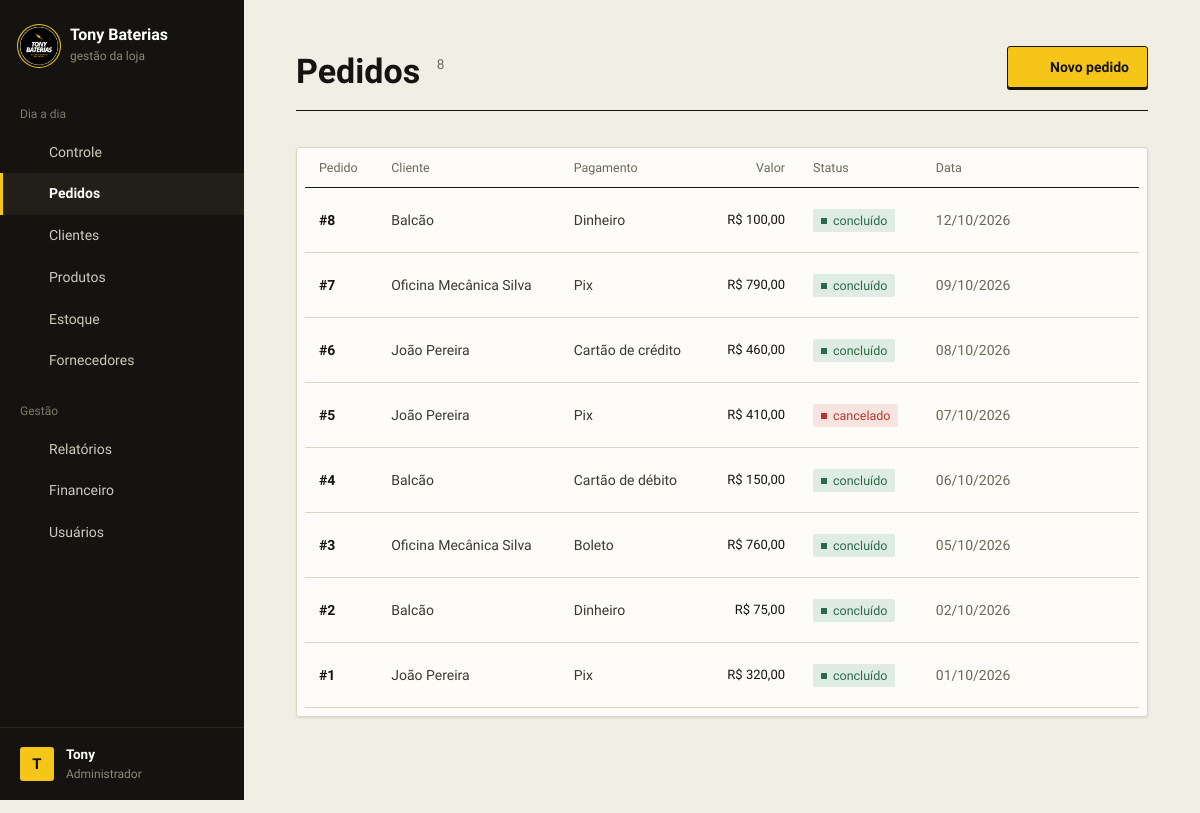
Page /public/pedidos.php (signed in) on the committed database.
### tables this page shows
CREATE TABLE IF NOT EXISTS `pedidos` (
  `id` int UNSIGNED NOT NULL AUTO_INCREMENT,
  `cliente_id` int UNSIGNED DEFAULT NULL,
  `usuario_id` int UNSIGNED NOT NULL,
  `status` enum('pendente','concluido','cancelado') NOT NULL DEFAULT 'pendente',
  `forma_pagamento` enum('dinheiro','pix','cartao_credito','cartao_debito','boleto') DEFAULT NULL,
  `valor_total` decimal(10,2) NOT NULL DEFAULT '0.00',
  `observacao` varchar(255) DEFAULT NULL,
  `criado_em` datetime NOT NULL DEFAULT CURRENT_TIMESTAMP,
  `atualizado_em` datetime NOT NULL DEFAULT CURRENT_TIMESTAMP ON UPDATE CURRENT_TIMESTAMP,
  PRIMARY KEY (`id`),
  KEY `fk_pedidos_usuario` (`usuario_id`),
  KEY `idx_pedidos_cliente` (`cliente_id`),
  KEY `idx_pedidos_status_data` (`status`,`criado_em`)
);

CREATE TABLE IF NOT EXISTS `clientes` (
  `id` int UNSIGNED NOT NULL AUTO_INCREMENT,
  `nome` varchar(150) NOT NULL,
  `cpf` varchar(14) DEFAULT NULL,
  `cnpj` varchar(18) DEFAULT NULL,
  `telefone` varchar(20) DEFAULT NULL,
  `email` varchar(150) DEFAULT NULL,
  `endereco` varchar(255) DEFAULT NULL,
  `ativo` tinyint(1) NOT NULL DEFAULT '1',
  `criado_em` datetime NOT NULL DEFAULT CURRENT_TIMESTAMP,
  `atualizado_em` datetime NOT NULL DEFAULT CURRENT_TIMESTAMP ON UPDATE CURRENT_TIMESTAMP,
  PRIMARY KEY (`id`),
  UNIQUE KEY `cpf` (`cpf`),
  UNIQUE KEY `cnpj` (`cnpj`),
  KEY `idx_clientes_nome` (`nome`)
);

### config/config.php (called while the page is built, shortened)
<?php
spl_autoload_register(function (string $classe) {
    foreach (['models', 'controllers'] as $pasta) {
        $arquivo = BASE_PATH . "/app/$pasta/$classe.php";
        if (file_exists($arquivo)) {
            return;
        }
    }
});
require_once __DIR__ . '/BancoDados.php';
require_once BASE_PATH . '/app/helpers/validacoes.php';
require_once BASE_PATH . '/app/helpers/icones.php';

### config/BancoDados.php (called while the page is built)
<?php
class BancoDados
{
    private static ?PDO $conexao = null;
    public static function getConnection(): PDO
    {
        if (self::$conexao === null) {
            $dsn = 'mysql:host=' . DB_HOST . ';port=' . DB_PORT . ';dbname=' . DB_NAME . ';charset=utf8mb4';
            try {
                self::$conexao = new PDO($dsn, DB_USER, DB_PASS, [
                    PDO::ATTR_ERRMODE            => PDO::ERRMODE_EXCEPTION,
                    PDO::ATTR_DEFAULT_FETCH_MODE => PDO::FETCH_ASSOC,
                    PDO::ATTR_EMULATE_PREPARES   => false,
                    PDO::MYSQL_ATTR_INIT_COMMAND => "SET time_zone = '" . (new DateTime('now'))->format('P') . "'",
                ]);
            } catch (PDOException $e) {
                die(APP_ENV === 'development'
                    ? 'Erro ao conectar ao banco de dados: ' . $e->getMessage()
                    : 'Não foi possível conectar ao banco de dados. Tente novamente mais tarde.');
            }
        }
        return self::$conexao;
    }
}

### app/controllers/PedidoController.php (called while the page is built, shortened)
<?php
class PedidoController
{
    private Pedido $pedidoModel;
    public function __construct()
    {
        $this->pedidoModel = new Pedido();
    }
    public function listar(): array
    {
        return $this->pedidoModel->listarTodos();
    }
}

### app/models/Pedido.php (called while the page is built, shortened)
<?php
class Pedido
{
    private PDO $db;
    public function __construct()
    {
        $this->db = BancoDados::getConnection();
    }
    public function listarTodos(): array
    {
        return $this->db->query(
            'SELECT p.*, c.nome AS cliente_nome
             FROM pedidos p
             LEFT JOIN clientes c ON c.id = p.cliente_id
             ORDER BY p.criado_em DESC'
        )->fetchAll();
    }
}

### app/views/pedidos/listar.php (the view, shortened to what this page needs)
<div class="pagina-topo">
    <div>
        <h1>Pedidos <span class="pagina-topo__contagem"><?= count($pedidos) ?></span></h1>
    </div>
    <div class="pagina-topo__acoes">
        <a href="pedidos.php?acao=form" class="btn btn-primario"><?= icone('mais', 16) ?> Novo pedido</a>
    </div>
</div>
<?php if (empty($pedidos)): ?>
    <div class="estado-vazio">Nenhum pedido registrado. O estoque só baixa quando o pedido é concluído.</div>
<?php else: ?>
    <section class="painel">
        <div class="tabela-wrap">
            <table class="tabela">
                <thead>
                    <tr>
                        <th>Pedido</th>
                        <th>Cliente</th>
                        <th>Pagamento</th>
                        <th class="num">Valor</th>
                        <th>Status</th>
                        <th>Data</th>
                        <th></th>
                    </tr>
                </thead>
                <tbody>
                    <?php foreach ($pedidos as $pedido): ?>
                        <tr>
                            <td class="cel-principal">#<?= (int) $pedido['id'] ?></td>
                            <td><?= htmlspecialchars($pedido['cliente_nome'] ?? 'Balcão') ?></td>
                            <td><?= htmlspecialchars(FORMAS_PAGAMENTO[$pedido['forma_pagamento'] ?? ''] ?? '—') ?></td>
                            <td class="num">R$ <?= moeda($pedido['valor_total']) ?></td>
                            <td><?= badgeStatus($pedido['status']) ?></td>
                            <td class="suave"><?= date('d/m/Y', strtotime($pedido['criado_em'])) ?></td>
                            <td class="cel-acoes">
                                <div class="acoes">
                                    <a href="pedidos.php?acao=recibo&id=<?= $pedido['id'] ?>" class="acao" title="Ver recibo">
                                        <?= icone('relatorios', 16) ?><span>Recibo</span>
                                    </a>
                                    <?php if ($pedido['status'] === 'pendente'): ?>
                                        <a href="pedidos.php?acao=form&id=<?= $pedido['id'] ?>" class="acao" title="Editar">
                                            <?= icone('editar', 16) ?><span>Editar</span>
                                        </a>
                                        <?= botaoAcao('pedidos.php?acao=status', ['id' => $pedido['id'], 'status' => 'concluido'], 'sucesso', 'Concluir', 'acao--ok', 'Concluir esta venda? O estoque dos itens será baixado.') ?>
                                        <?= botaoAcao('pedidos.php?acao=status', ['id' => $pedido['id'], 'status' => 'cancelado'], 'cancelar', 'Cancelar', 'acao--perigo', 'Cancelar este pedido?') ?>
                                    <?php elseif ($pedido['status'] === 'concluido'): ?>
                                        <?= botaoAcao('pedidos.php?acao=status', ['id' => $pedido['id'], 'status' => 'cancelado'], 'cancelar', 'Cancelar', 'acao--perigo', 'Cancelar esta venda? O estoque baixado será devolvido.') ?>
                                    <?php endif; ?>
                                </div>
                            </td>
                        </tr>
                    <?php endforeach; ?>
                </tbody>
            </table>
        </div>
    </section>
<?php endif; ?>

### app/helpers/icones.php (shortened to what this page needs)
<?php
function icone(string $nome, int $tamanho = 18): string
{
    return sprintf(
        '<svg width="%1$d" height="%1$d" viewBox="0 0 24 24" fill="none" stroke="currentColor" stroke-width="1.8" stroke-linecap="round" stroke-linejoin="round" aria-hidden="true">%2$s</svg>',
        $tamanho,
        trim($tracos[$nome])
    );
}
function moeda($valor): string
{
    return number_format((float) $valor, 2, ',', '.');
}
function badgeStatus(string $status): string
{
    $badges = [
        'pendente'  => ['badge-andamento', 'pendente'],
        'concluido' => ['badge-ok', 'concluído'],
        'cancelado' => ['badge-alerta', 'cancelado'],
    ];
    return '<span class="badge ' . $badges[$status][0] . '">' . $badges[$status][1] . '</span>';
}
function botaoAcao(string $destino, array $campos, string $nomeIcone, string $rotulo, string $classe = '', string $confirmacao = ''): string
{
    $html = '<form method="POST" action="' . htmlspecialchars($destino) . '" class="form-linha">' . campoCsrf();
    foreach ($campos as $nome => $valor) {
        $html .= '<input type="hidden" name="' . htmlspecialchars((string) $nome) . '" value="' . htmlspecialchars((string) $valor) . '">';
    }
    $aviso = $confirmacao !== ''
        ? ' onclick="return confirm(' . htmlspecialchars(json_encode($confirmacao, JSON_UNESCAPED_UNICODE), ENT_QUOTES) . ');"'
        : '';
    return $html
        . '<button type="submit" class="acao ' . htmlspecialchars($classe) . '" title="' . htmlspecialchars($rotulo) . '"' . $aviso . '>'
        . icone($nomeIcone, 16) . '<span>' . htmlspecialchars($rotulo) . '</span></button></form>';
}

### public/assets/css/global.css (style rules this page uses)
:root { --papel: #f1eee6; --papel-fundo: #e6e1d3; --superficie: #fdfcf8; --tinta: #14130f; --tinta-2: #3b392f; --tinta-3: #6b6858; --linha: #dad5c6; --linha-forte: #bdb7a3; --amarelo: #f5c518; --amarelo-fundo: #fbf0c0; --amarelo-texto: #7a5c00; --erro: #b3382c; --erro-fundo: #f7e3df; --ok: #2b6b47; --ok-fundo: #dfece3; --fonte-base: 'Plus Jakarta Sans', system-ui, -apple-system, 'Segoe UI', sans-serif; --raio: 3px; --sombra-1: 0 1px 0 rgba(20, 19, 15, 0.04), 0 1px 3px rgba(20, 19, 15, 0.07); --sombra-2: 0 2px 4px rgba(20, 19, 15, 0.05), 0 14px 30px -10px rgba(20, 19, 15, 0.26); --curva: cubic-bezier(0.2, 0.7, 0.2, 1); }
* { margin: 0; padding: 0; box-sizing: border-box; }
body { font-family: var(--fonte-base); font-size: 15px; line-height: 1.55; color: var(--tinta); background-color: var(--papel); -webkit-font-smoothing: antialiased; }
a { color: inherit; text-decoration: none; }
button, input, select, textarea { font: inherit; color: inherit; }
.btn { display: inline-flex; align-items: center; justify-content: center; gap: 8px; min-height: 42px; padding: 10px 18px; border: 1px solid transparent; border-radius: var(--raio); font-size: 14px; font-weight: 600; line-height: 1.2; white-space: nowrap; cursor: pointer; user-select: none; }
.btn-primario { background-color: var(--amarelo); color: var(--tinta); border-color: var(--tinta); box-shadow: 0 2px 0 var(--tinta); }
.badge { display: inline-flex; align-items: center; gap: 6px; padding: 2px 8px; border-radius: 2px; font-size: 12.5px; font-weight: 500; white-space: nowrap; }
.badge::before { content: ''; width: 6px; height: 6px; background-color: currentColor; }
.badge-alerta { background-color: var(--erro-fundo); color: var(--erro); }
.badge-ok { background-color: var(--ok-fundo); color: var(--ok); }
.form-linha { display: contents; }

### public/assets/css/layout.css (style rules this page uses)
.lateral__item svg { width: 17px; height: 17px; flex-shrink: 0; color: #8c8977; }
.lateral__item--ativo svg, .lateral__item--ativo:hover svg { color: var(--amarelo); }
.pagina-topo { display: flex; flex-wrap: wrap; align-items: flex-end; justify-content: space-between; gap: 20px 24px; margin-bottom: 36px; padding-bottom: 22px; border-bottom: 1px solid var(--tinta); }
.pagina-topo h1 { font-size: clamp(26px, 3.2vw, 34px); font-weight: 700; line-height: 1; }
.pagina-topo__contagem { margin-left: 8px; font-size: 0.4em; font-weight: 400; vertical-align: 1.05em; color: var(--tinta-3); }
.pagina-topo__acoes { display: flex; flex-wrap: wrap; align-items: center; gap: 10px; }
.painel { background-color: var(--superficie); border: 1px solid var(--linha); border-radius: var(--raio); box-shadow: var(--sombra-1); }
.painel .tabela-wrap { padding: 0 8px 8px; }

### public/assets/css/tables.css (style rules this page uses)
.tabela-wrap { width: 100%; overflow-x: auto; }
.tabela { width: 100%; border-collapse: collapse; font-size: 14px; }
.tabela th { padding: 10px 14px; text-align: left; white-space: nowrap; font-size: 12.5px; font-weight: 500; color: var(--tinta-3); border-bottom: 1px solid var(--tinta); }
.tabela td { padding: 15px 14px; vertical-align: middle; color: var(--tinta-2); border-bottom: 1px solid var(--linha); }
.tabela .cel-principal { font-weight: 600; color: var(--tinta); }
.tabela .num { text-align: right; font-size: 13px; font-variant-numeric: tabular-nums; white-space: nowrap; }
.tabela td.num { color: var(--tinta); }
.tabela th.num { font-size: 12.5px; }
.tabela .suave { color: var(--tinta-3); }
.acoes { display: flex; justify-content: flex-end; gap: 2px; }
.acao { display: inline-flex; align-items: center; justify-content: center; gap: 8px; width: 34px; height: 34px; border: 1px solid transparent; border-radius: var(--raio); color: var(--tinta-3); background: none; cursor: pointer; }
button.acao { padding: 0; font: inherit; }

### rows in the picture
pedidos: id "8", cliente_nome "Balcão", forma_pagamento "Dinheiro", valor_total "100,00", status "concluído", criado_em "12/10/2026"
pedidos: id "7", cliente.nome "Oficina Mecânica Silva", forma_pagamento "Pix", valor_total "790,00", status "concluído", criado_em "09/10/2026"
pedidos: id "6", cliente.nome "João Pereira", forma_pagamento "Cartão de crédito", valor_total "460,00", status "concluído", criado_em "08/10/2026"
pedidos: id "5", cliente.nome "João Pereira", forma_pagamento "Pix", valor_total "410,00", status "cancelado", criado_em "07/10/2026"
pedidos: id "4", cliente_nome "Balcão", forma_pagamento "Cartão de débito", valor_total "150,00", status "concluído", criado_em "06/10/2026"
pedidos: id "3", cliente.nome "Oficina Mecânica Silva", forma_pagamento "Boleto", valor_total "760,00", status "concluído", criado_em "05/10/2026"
pedidos: id "2", cliente_nome "Balcão", forma_pagamento "Dinheiro", valor_total "75,00", status "concluído", criado_em "02/10/2026"
pedidos: id "1", cliente.nome "João Pereira", forma_pagamento "Pix", valor_total "320,00", status "concluído", criado_em "01/10/2026"

### other values in the picture
$grupoAtual "Dia a dia"
$item['label'] "Controle"
$item['label'] "Pedidos"
$item['label'] "Clientes"
$item['label'] "Produtos"
$item['label'] "Estoque"
$item['label'] "Fornecedores"
$grupoAtual "Gestão"
$item['label'] "Relatórios"
$item['label'] "Financeiro"
$item['label'] "Usuários"
mb_strtoupper(mb_substr($nomeUsuario, 0, 1)) "T"
$nomeUsuario "Tony"
count($pedidos) "8"
